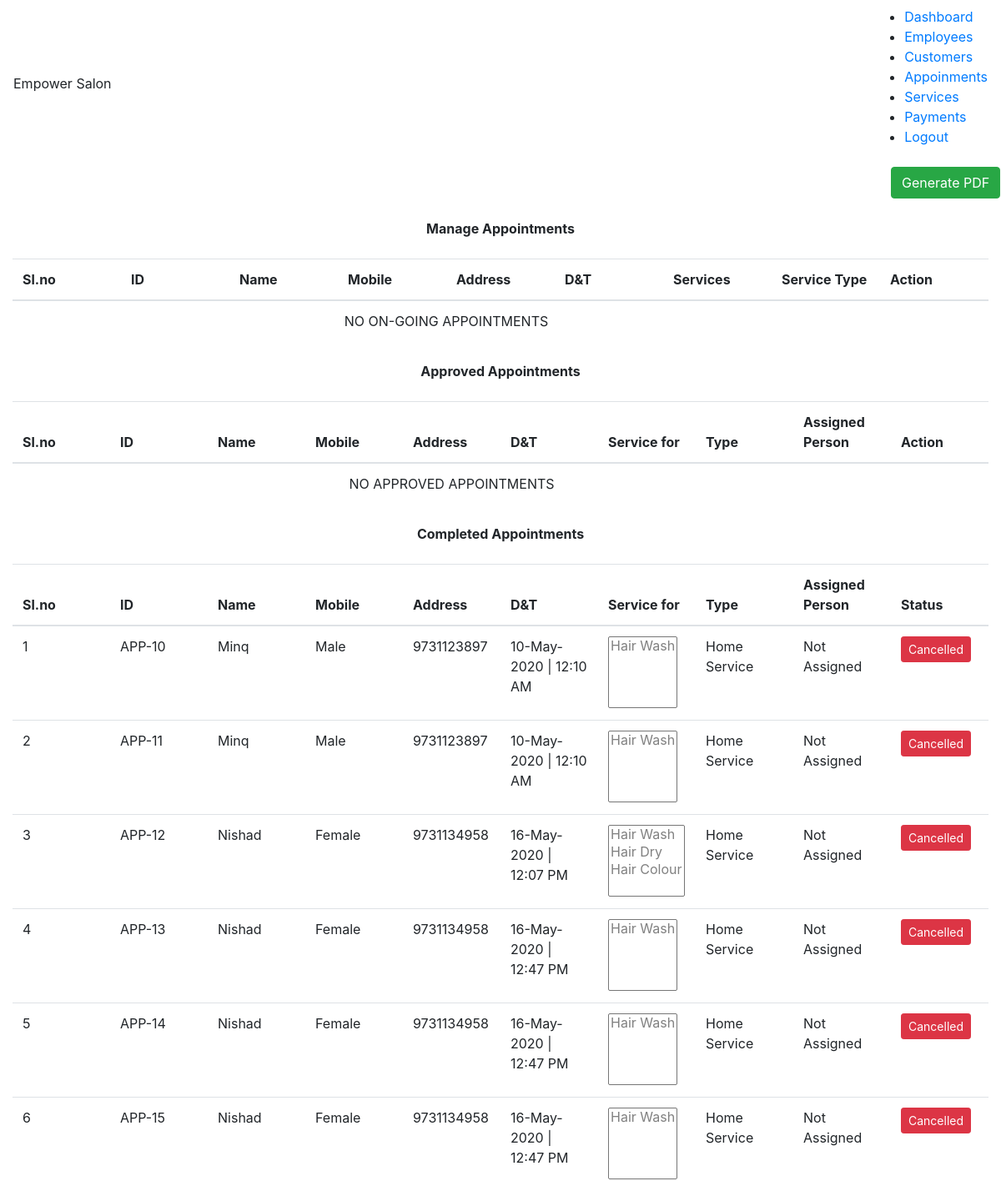
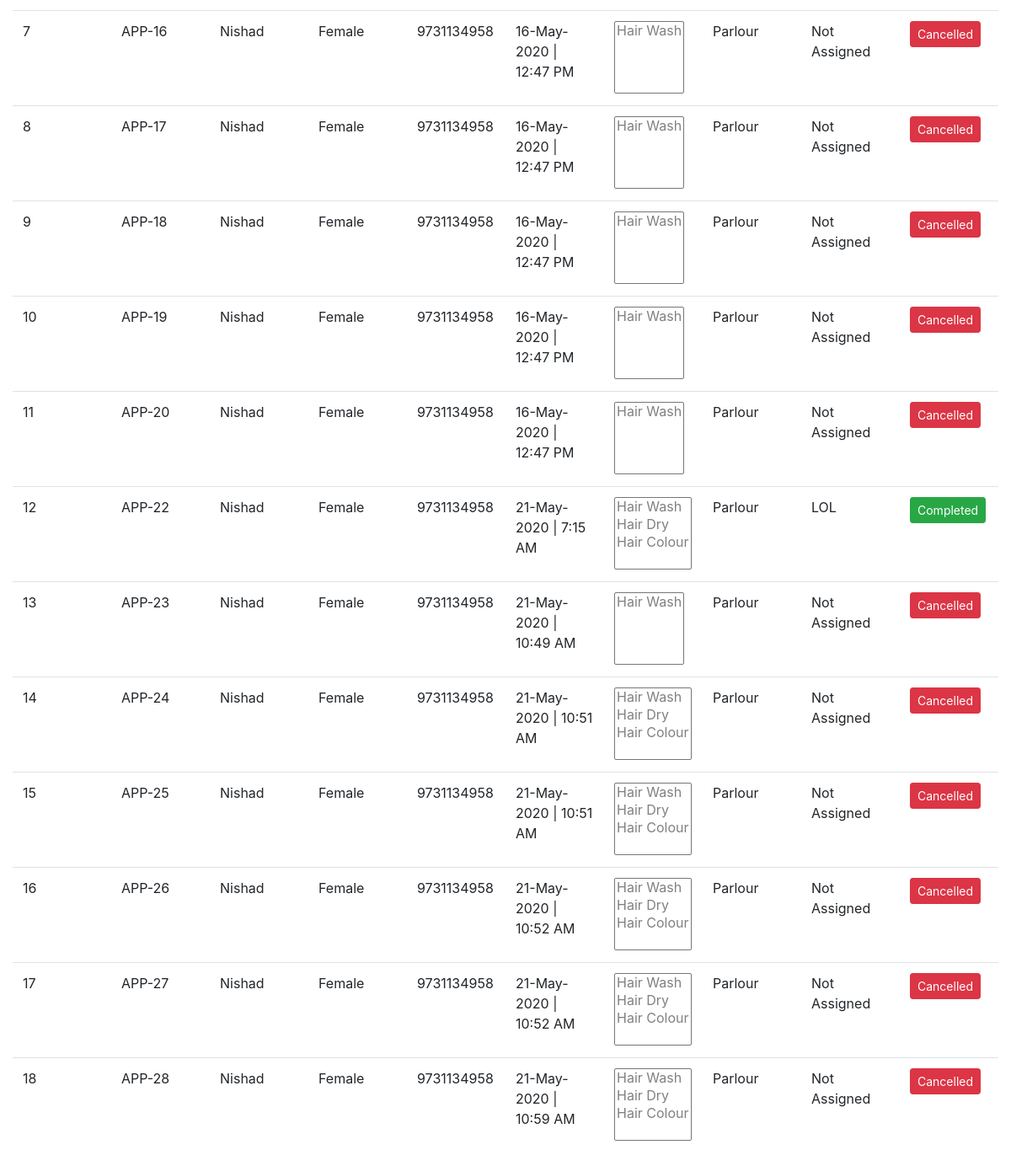
Screenshot of /manage_appointment.php (signed in) with the database file from the repository (2 pictures, top to bottom).
### tables this page shows
CREATE TABLE `appointments` (
  `id` int(11) NOT NULL,
  `cust_id` int(11) NOT NULL,
  `appointment_date` date NOT NULL,
  `appointment_time` varchar(200) NOT NULL,
  `appointment_service_type` enum('0','1') NOT NULL,
  `appointment_status` enum('0','1','2','3') NOT NULL,
  `emp_id` int(11) DEFAULT NULL,
  `created` timestamp NOT NULL DEFAULT current_timestamp()
);

CREATE TABLE `customers` (
  `id` int(11) NOT NULL,
  `name` varchar(255) NOT NULL,
  `email` varchar(255) NOT NULL,
  `gender` varchar(250) NOT NULL,
  `phone_no` varchar(255) NOT NULL,
  `address` varchar(255) NOT NULL
);

### manage_appointment.php (the view, shortened to what this page needs)
<?php
    include_once('configs/db.php');
    include('dashboard_header.php');
	$on_appointments = [];
	$sql_query = 'SELECT * FROM `appointments` WHERE (`appointment_status` = "0")';
	$result = mysqli_query($db_conn,$sql_query);
	if($result)
	{
		$on_appointments = mysqli_fetch_all($result);
    }
    $approved_appointments = [];
	$sql_query = 'SELECT * FROM `appointments` WHERE (`appointment_status` = "1") ';
	$result = mysqli_query($db_conn,$sql_query);
	if($result)
	{
		$approved_appointments = mysqli_fetch_all($result);
    }
	$comp_appointments = [];
	$sql_query = 'SELECT * FROM `appointments` WHERE (`appointment_status` = "2" OR `appointment_status` = "3")';
	$result = mysqli_query($db_conn,$sql_query);
	if($result)
	{
		$comp_appointments = mysqli_fetch_all($result);
    }
    $service_type = ['Home Service','Parlour'];
	$status = ['Waiting','Approved','Completed','Cancelled'];
    $color = ['warning', 'primary', 'success', 'danger'];
?>
<!DOCTYPE html>
<html lang="en">
<head>
    <link rel="stylesheet" href="https://maxcdn.bootstrapcdn.com/bootstrap/4.4.1/css/bootstrap.min.css">
	<link rel="stylesheet" href="https://cdn.jsdelivr.net/npm/bootstrap-select@1.13.9/dist/css/bootstrap-select.min.css">
</head>
<body>
<button class="btn btn-success pdfgen" onClick="getPDF()">Generate PDF</button>
<div class="canvas_div_pdf">
    <p class="text-center font-weight-bold m-4">Manage Appointments</p>
    <div class="container-fluid">
        <table class="table">
            <thead>
                <tr>
                    <th>Sl.no</th>
                    <th>ID</th>
                    <th>Name</th>
                    <th>Mobile</th>
                    <th>Address</th>
                    <th>D&T</th>
                    <th>Services</th>
                    <th>Service Type</th>
                    <th>Action</th>
                </tr>
            </thead>
            <tbody>
            <?php if(empty($on_appointments)):?>
							<tr align="center">
							<td colspan="8"> NO ON-GOING APPOINTMENTS </td>
							</tr>
                <?php endif; ?>
            </tbody>
        </table>
    </div>
    <p class="text-center font-weight-bold m-4">Approved Appointments</p>
    <div class="container-fluid">
        <table class="table">
            <thead>
                <tr>
                    <th>Sl.no</th>
                    <th>ID</th>
                    <th>Name</th>
                    <th>Mobile</th>
                    <th>Address</th>
                    <th>D&T</th>
                    <th>Service for</th>
                    <th>Type</th>
                    <th>Assigned Person</th>
                    <th>Action</th>
                </tr>
            </thead>
            <tbody>
            <?php if(empty($approved_appointments)):?>
							<tr align="center">
							<td colspan="9"> NO APPROVED APPOINTMENTS </td>
							</tr>
                <?php endif; ?>
            </tbody>
        </table>
    </div>
    <p class="text-center font-weight-bold m-4">Completed Appointments</p>
    <div class="container-fluid">
        <table class="table">
            <thead>
                <tr>
                    <th>Sl.no</th>
                    <th>ID</th>
                    <th>Name</th>
                    <th>Mobile</th>
                    <th>Address</th>
                    <th>D&T</th>
                    <th>Service for</th>
                    <th>Type</th>
                    <th>Assigned Person</th>
                    <th>Status</th>
                </tr>
            </thead>
            <tbody>
            <?php if(empty($comp_appointments)):?>
							<tr align="center">
							<td colspan="9"> NO COMPLETED APPOINTMENTS </td>
							</tr>
			<?php else:?>
                <?php
						foreach($comp_appointments as $key=>$comp_appointment)
						{
                            $sel_services = [];
                            $optinons = "PROBLEM LOADING SERVICES";
							if(empty($comp_appointment[6]))
							{
								$comp_appointment[6] = "Not Assigned";
							}
							else
							{
                                $sql_query = 'SELECT * FROM employees where id='.$comp_appointment[6];
                                $result = mysqli_query($db_conn,$sql_query);
                                if($result)
                                {
                                    $employee = mysqli_fetch_all($result);
                                }
                                $comp_appointment[6] = $employee[0][1];
							}
                            $sql_query = "SELECT `service_id` FROM `appointment_services_junc` WHERE `appointment_id` = ".$comp_appointment[0];
							$result = mysqli_query($db_conn,$sql_query);
							if($result)
							{
								$sel_services = mysqli_fetch_all($result);
							}
							if(!empty($sel_services))
							{
								foreach($sel_services as $key_1=>$sel_service)
								{
									$sql_query = "SELECT `name` FROM `services` WHERE `id` =".$sel_service[0];
									$result = mysqli_query($db_conn,$sql_query);
									if($result)
									{
										if($key_1 == 0)
										{
											$optinons = '';
										}
										$optinons.= "<option disabled>".mysqli_fetch_array($result)['name']."</option>";
									}
								}
                            }
                            $sql_query = "SELECT * from `customers` WHERE id=".$comp_appointment[1];
                            $result = mysqli_query($db_conn,$sql_query);
							if($result)
							{
								$customer_details = mysqli_fetch_all($result);
                            }
                            echo
                            '<tr>
                                <td>'.($key+1).'</td>
                                <td>APP-'.$comp_appointment[0].'</td>
                                <td>'.$customer_details[0][1].'</td>
                                <td>'.$customer_details[0][3].'</td>
                                <td>'.$customer_details[0][4].'</td>
                                <td>'.date('d-F-Y',strtotime($comp_appointment[2])).' | '.$comp_appointment[3].'</td>
                                <td><select name="services[]" id="services" class="selectpicker" multiple title="Selected Services" data-width="100%" data-live-search="true">'
                                .$optinons.
                                '</td>
                                <td>'.$service_type[$comp_appointment[4]].'</td>
                                <td>'.$comp_appointment[6].'</td>
                                <td>
                                    <div class="btn-group">
                                    <button class="btn btn-sm btn-'.$color[$comp_appointment[5]].'">'.$status[$comp_appointment[5]].'</button>
                                    </div>
                                </td>
                            </tr>';
                        }
                        ?>
                <?php endif; ?>
            </tbody>
        </table>
    </div>
</div>
</body>
</html>

### style/style.css (style rules this page uses)
body { padding: 0px; margin: 0px; }

### manage_appointment.php (style rules this page uses)
.pdfgen { left: 89vw; position: relative; }
.table { table-layout:fixed; }

### rows the page displays
appointments: id "10", customers.name "Minq", customers.gender "Male", customers.phone_no "9731123897", appointment_date "10-May-2020", appointment_time "12:10 AM", appointment_service_type "Home Service", comp_appointment "Not Assigned", appointment_status "Cancelled"
appointments: id "11", customers.name "Minq", customers.gender "Male", customers.phone_no "9731123897", appointment_date "10-May-2020", appointment_time "12:10 AM", appointment_service_type "Home Service", comp_appointment "Not Assigned", appointment_status "Cancelled"
appointments: id "12", customers.name "Nishad", customers.gender "Female", customers.phone_no "9731134958", appointment_date "16-May-2020", appointment_time "12:07 PM", appointment_service_type "Home Service", comp_appointment "Not Assigned", appointment_status "Cancelled"
appointments: id "13", customers.name "Nishad", customers.gender "Female", customers.phone_no "9731134958", appointment_date "16-May-2020", appointment_time "12:47 PM", appointment_service_type "Home Service", comp_appointment "Not Assigned", appointment_status "Cancelled"
appointments: id "14", customers.name "Nishad", customers.gender "Female", customers.phone_no "9731134958", appointment_date "16-May-2020", appointment_time "12:47 PM", appointment_service_type "Home Service", comp_appointment "Not Assigned", appointment_status "Cancelled"
appointments: id "15", customers.name "Nishad", customers.gender "Female", customers.phone_no "9731134958", appointment_date "16-May-2020", appointment_time "12:47 PM", appointment_service_type "Home Service", comp_appointment "Not Assigned", appointment_status "Cancelled"
appointments: id "16", customers.name "Nishad", customers.gender "Female", customers.phone_no "9731134958", appointment_date "16-May-2020", appointment_time "12:47 PM", appointment_service_type "Parlour", comp_appointment "Not Assigned", appointment_status "Cancelled"
appointments: id "17", customers.name "Nishad", customers.gender "Female", customers.phone_no "9731134958", appointment_date "16-May-2020", appointment_time "12:47 PM", appointment_service_type "Parlour", comp_appointment "Not Assigned", appointment_status "Cancelled"
appointments: id "18", customers.name "Nishad", customers.gender "Female", customers.phone_no "9731134958", appointment_date "16-May-2020", appointment_time "12:47 PM", appointment_service_type "Parlour", comp_appointment "Not Assigned", appointment_status "Cancelled"
appointments: id "19", customers.name "Nishad", customers.gender "Female", customers.phone_no "9731134958", appointment_date "16-May-2020", appointment_time "12:47 PM", appointment_service_type "Parlour", comp_appointment "Not Assigned", appointment_status "Cancelled"
appointments: id "20", customers.name "Nishad", customers.gender "Female", customers.phone_no "9731134958", appointment_date "16-May-2020", appointment_time "12:47 PM", appointment_service_type "Parlour", comp_appointment "Not Assigned", appointment_status "Cancelled"
appointments: id "22", customers.name "Nishad", customers.gender "Female", customers.phone_no "9731134958", appointment_date "21-May-2020", appointment_time "7:15 AM", appointment_service_type "Parlour", comp_appointment "LOL", appointment_status "Completed"
appointments: id "23", customers.name "Nishad", customers.gender "Female", customers.phone_no "9731134958", appointment_date "21-May-2020", appointment_time "10:49 AM", appointment_service_type "Parlour", comp_appointment "Not Assigned", appointment_status "Cancelled"
appointments: id "24", customers.name "Nishad", customers.gender "Female", customers.phone_no "9731134958", appointment_date "21-May-2020", appointment_time "10:51 AM", appointment_service_type "Parlour", comp_appointment "Not Assigned", appointment_status "Cancelled"
appointments: id "25", customers.name "Nishad", customers.gender "Female", customers.phone_no "9731134958", appointment_date "21-May-2020", appointment_time "10:51 AM", appointment_service_type "Parlour", comp_appointment "Not Assigned", appointment_status "Cancelled"
appointments: id "26", customers.name "Nishad", customers.gender "Female", customers.phone_no "9731134958", appointment_date "21-May-2020", appointment_time "10:52 AM", appointment_service_type "Parlour", comp_appointment "Not Assigned", appointment_status "Cancelled"
appointments: id "27", customers.name "Nishad", customers.gender "Female", customers.phone_no "9731134958", appointment_date "21-May-2020", appointment_time "10:52 AM", appointment_service_type "Parlour", comp_appointment "Not Assigned", appointment_status "Cancelled"
appointments: id "28", customers.name "Nishad", customers.gender "Female", customers.phone_no "9731134958", appointment_date "21-May-2020", appointment_time "10:59 AM", appointment_service_type "Parlour", comp_appointment "Not Assigned", appointment_status "Cancelled"
